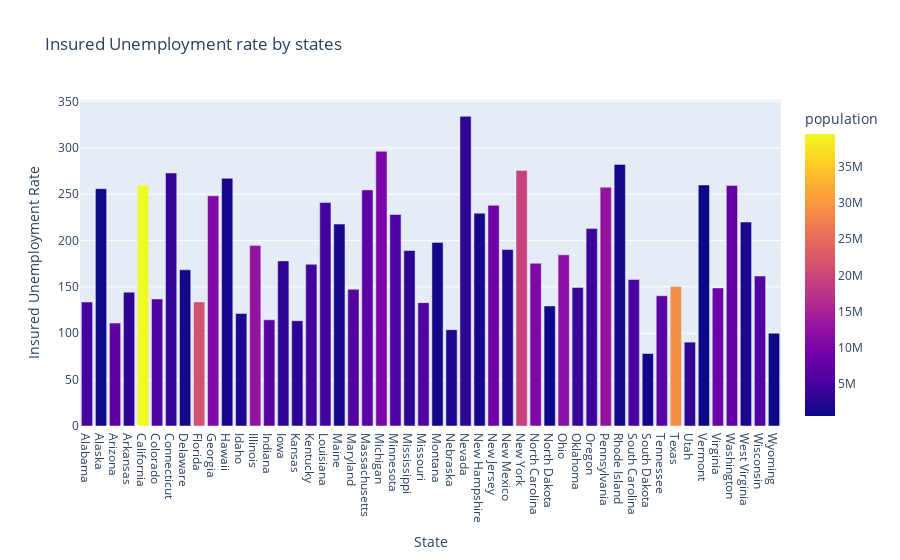

Notebook code for this chart:
### Code cell
px.bar(df_statewise,x='State',y='Insured Unemployment Rate',title ="Insured Unemployment rate by states",color='population')

### Figure 1 — Plotly figure (JSON) as saved in the notebook; plotly's stock layout.template omitted (floating-point values rounded to 4 significant figures)
{"data": [{"alignmentgroup": "True", "hovertemplate": "State=%{x}<br>Insured Unemployment Rate=%{y}<br>population=%{marker.color}<extra></extra>", "legendgroup": "", "marker": {"color": [4903185, 731545, 7278717, 3017804, 39512223, 5758736, 3565287, 973764, 21477737, 10617423, 1415872, 1787065, 12671821, 6732219, 3155070, 2913314, 4467673, 4648794, 1344212, 6045680, 6892503, 9986857, 5639632, 2976149, 6137428, 1068778, 1934408, 3080156, 1359711, 8882190, 2096829, 19453561, 10488084, 762062, 11689100, 3956971, 4217737, 12801989, 1059361, 5148714, 884659, 6829174, 28995881, 3205958, 623989, 8535519, 7614893, 1792147, 5822434, 578759], "coloraxis": "coloraxis"}, "name": "", "offsetgroup": "", "orientation": "v", "showlegend": false, "textposition": "auto", "type": "bar", "x": ["Alabama", "Alaska", "Arizona", "Arkansas", "California", "Colorado", "Connecticut", "Delaware", "Florida", "Georgia", "Hawaii", "Idaho", "Illinois", "Indiana", "Iowa", "Kansas", "Kentucky", "Louisiana", "Maine", "Maryland", "Massachusetts", "Michigan", "Minnesota", "Mississippi", "Missouri", "Montana", "Nebraska", "Nevada", "New Hampshire", "New Jersey", "New Mexico", "New York", "North Carolina", "North Dakota", "Ohio", "Oklahoma", "Oregon", "Pennsylvania", "Rhode Island", "South Carolina", "South Dakota", "Tennessee", "Texas", "Utah", "Vermont", "Virginia", "Washington", "West Virginia", "Wisconsin", "Wyoming"], "xaxis": "x", "y": [133.7, 256.0, 111.0, 144.4, 259.6, 137, 272.9, 168.5, 133.8, 248.3, 267.2, 121.3, 194.8, 114.5, 178.1, 113.5, 174.4, 241.0, 217.8, 147.5, 254.7, 296.3, 228.1, 189.3, 133, 198.1, 103.9, 334.1, 229.6, 238, 190.4, 275.7, 175.5, 129.5, 184.6, 149.5, 213.1, 257.6, 282.1, 158.0, 78.19, 140.4, 150.4, 90.45, 259.9, 148.9, 259.5, 220.0, 161.7, 100.1], "yaxis": "y"}], "layout": {"autosize": true, "barmode": "relative", "coloraxis": {"colorbar": {"title": {"text": "population"}}, "colorscale": [[0, "#0d0887"], [0.1111, "#46039f"], [0.2222, "#7201a8"], [0.3333, "#9c179e"], [0.4444, "#bd3786"], [0.5556, "#d8576b"], [0.6667, "#ed7953"], [0.7778, "#fb9f3a"], [0.8889, "#fdca26"], [1, "#f0f921"]]}, "legend": {"tracegroupgap": 0}, "title": {"text": "Insured Unemployment rate by states"}, "xaxis": {"anchor": "y", "autorange": true, "domain": [0, 1], "range": [-0.5, 49.5], "title": {"text": "State"}, "type": "category"}, "yaxis": {"anchor": "x", "autorange": true, "domain": [0, 1], "range": [0, 351.6], "title": {"text": "Insured Unemployment Rate"}, "type": "linear"}}}
